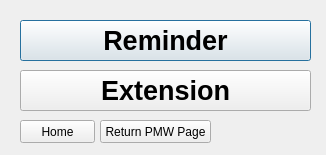
<?xml version="1.0" encoding="UTF-8"?>
<ui version="4.0">
 <class>Dialog</class>
 <widget class="QDialog" name="Dialog">
  <property name="geometry">
   <rect>
    <x>0</x>
    <y>0</y>
    <width>326</width>
    <height>155</height>
   </rect>
  </property>
  <property name="windowTitle">
   <string>Dialog</string>
  </property>
  <widget class="QPushButton" name="T2_PMW_STLA_Reminder_but">
   <property name="geometry">
    <rect>
     <x>20</x>
     <y>20</y>
     <width>291</width>
     <height>41</height>
    </rect>
   </property>
   <property name="font">
    <font>
     <pointsize>20</pointsize>
     <weight>75</weight>
     <bold>true</bold>
    </font>
   </property>
   <property name="text">
    <string>Reminder</string>
   </property>
  </widget>
  <widget class="QPushButton" name="T2_PMW_STLA_Ext_but">
   <property name="geometry">
    <rect>
     <x>20</x>
     <y>70</y>
     <width>291</width>
     <height>41</height>
    </rect>
   </property>
   <property name="font">
    <font>
     <pointsize>20</pointsize>
     <weight>75</weight>
     <bold>true</bold>
    </font>
   </property>
   <property name="text">
    <string>Extension</string>
   </property>
  </widget>
  <widget class="QPushButton" name="T2_PMW_STLA_home_but">
   <property name="geometry">
    <rect>
     <x>20</x>
     <y>120</y>
     <width>75</width>
     <height>23</height>
    </rect>
   </property>
   <property name="text">
    <string>Home</string>
   </property>
  </widget>
  <widget class="QPushButton" name="T2_PMW_STLA_Return_but">
   <property name="geometry">
    <rect>
     <x>100</x>
     <y>120</y>
     <width>111</width>
     <height>23</height>
    </rect>
   </property>
   <property name="text">
    <string>Return PMW Page</string>
   </property>
  </widget>
 </widget>
 <resources/>
 <connections/>
</ui>
